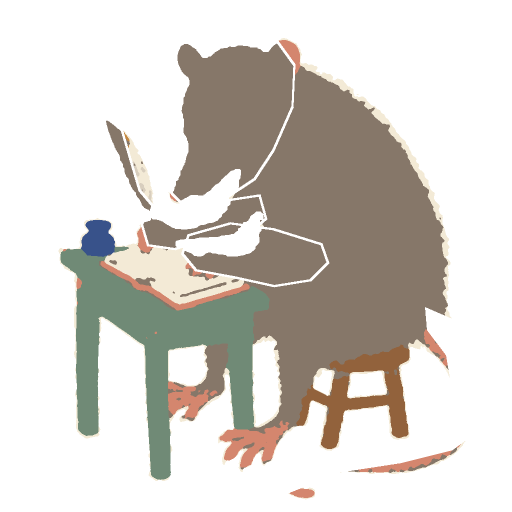
#> input picture tools/art-src/layers-possum-calm/paint-static.png, 1024 x 1024 px (shown at 1/2 size)
$ python make_snout.py
#> lines starting #> are read from the running program, lines starting #| are printed output that depends on the picture; after the words box and inside, x2 and y2 are one past the last pixel; in counts of white or black regions, pixels touching at a corner belong together
"""Cut the possum's snout out as its own layer, so it can sit over the planner page.

    python3 tools/art-src/make_snout.py

On the planner the possum peers over the top edge of the page: its head is
behind the page, and this snout layer goes in front of it, lined up exactly
(same 1024 x 1024 viewBox as possum-writing.svg). So the page edge crosses the
face below the eyes and the snout and grin lie over the paper.

The snout is the cream face, nose and teeth below the eyes, grown out to take
in its ink outline. Above SNOUT_TOP it is cut straight; that part sits behind
nothing (it is above the page edge), so the cut never shows. A thin ink line is
drawn round the rest, where the snout meets the hidden cheek fur.
Writes assets/art/possum-snout.svg.
"""
import re
from pathlib import Path

import numpy as np
from PIL import Image, ImageDraw
from scipy import ndimage
from skimage import measure

HERE = Path(__file__).parent
ROOT = HERE.parents[1]
LAYERS = HERE / 'layers-possum-calm'
SNOUT_TOP = 282       # straight cut, a little above where the page edge crosses
LINE_FROM = 300       # draw the outline only below the page edge
SEED = (380, 320)     # a point on the snout (x, y)

paint = np.asarray(Image.open(LAYERS / 'paint-static.png').convert('RGB')).copy()
#> paint is the input picture: shape (1024, 1024, 3); mean R, G, B 213.2, 208.8, 202.7
for name in ['tail', 'head', 'writing-arm', 'resting-arm']:
    part = np.asarray(Image.open(LAYERS / f'paint-{name}.png').convert('RGB'))
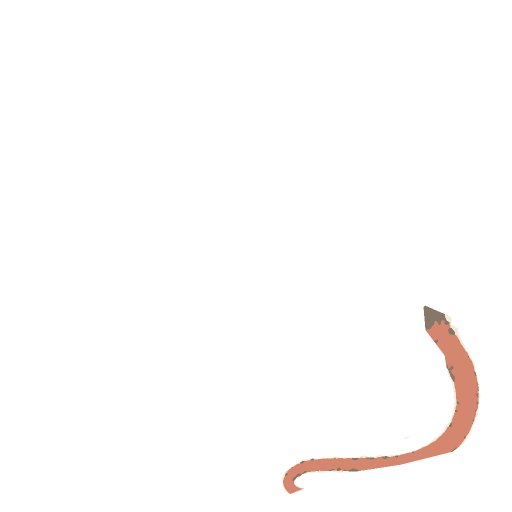
#> input picture tools/art-src/layers-possum-calm/paint-tail.png, 1024 x 1024 px (shown at 1/2 size)
#> part is the input picture: shape (1024, 1024, 3); mean R, G, B 253.9, 252.4, 251.9
    on = (part != 255).any(-1)
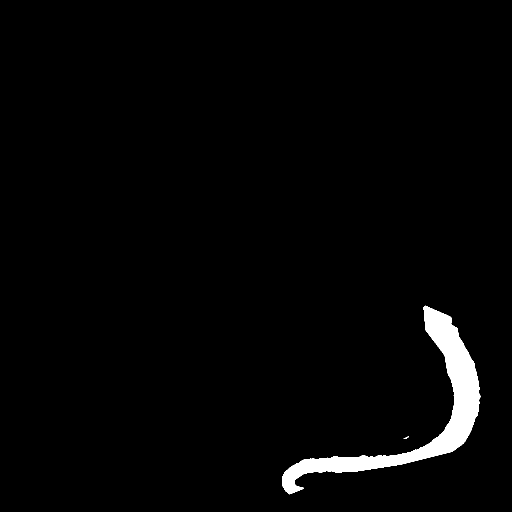
#> on: shape (1024, 1024) bool (shown at 1/2 size); 2.3% white; 2 white regions, box (x1, y1, x2, y2) and area: (564, 611, 961, 989) 24013, (807, 872, 818, 878) 22
    paint[on] = part[on]
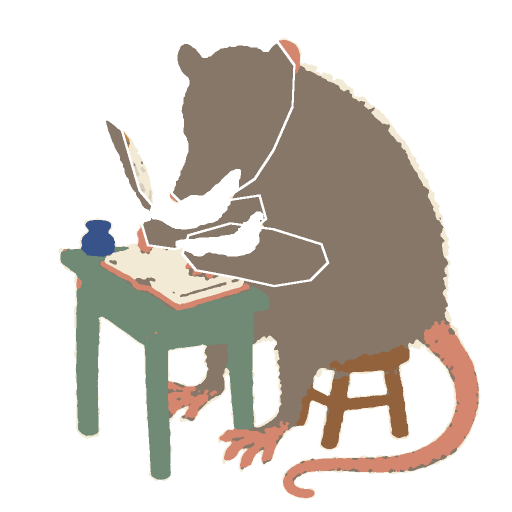
#> paint: shape (1024, 1024, 3) (shown at 1/2 size); 2.16% of pixels changed, all inside (x1, y1, x2, y2) = (564, 614, 961, 987)
#> pass 2 of the loop `for name in ['tail', 'head', 'writing-arm', 'resting-arm']:`:
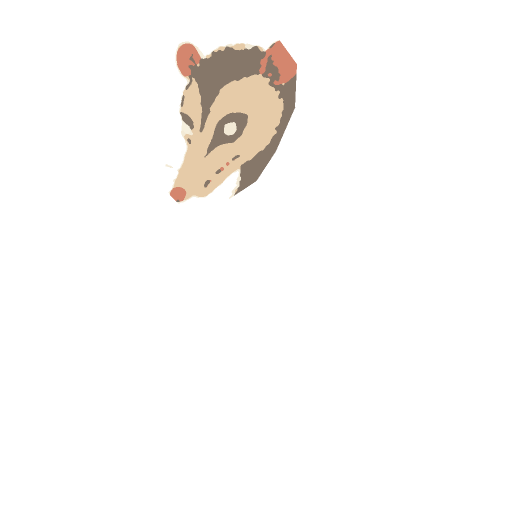
#> input picture tools/art-src/layers-possum-calm/paint-head.png, 1024 x 1024 px (shown at 1/2 size)
#> part is the input picture: shape (1024, 1024, 3); mean R, G, B 251.5, 249.9, 248.5
#> `on = (part != 255).any(-1)`:
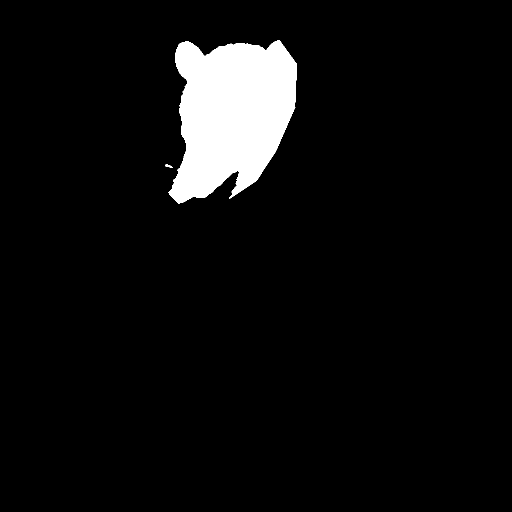
#> on: shape (1024, 1024) bool (shown at 1/2 size); 5.7% white; 2 white regions, box (x1, y1, x2, y2) and area: (337, 80, 594, 407) 59992, (331, 328, 346, 336) 55
#> `paint[on] = part[on]`:
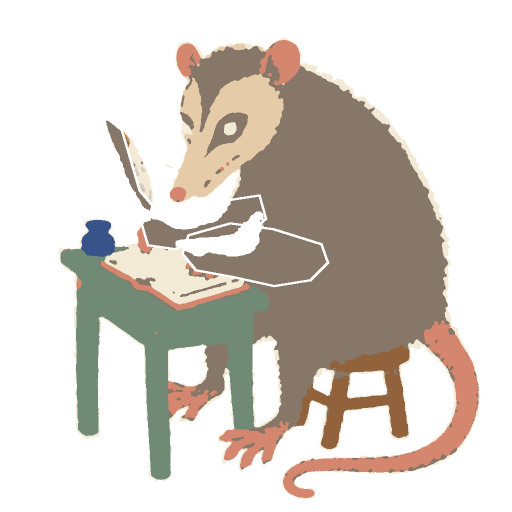
#> paint: shape (1024, 1024, 3) (shown at 1/2 size); 3.77% of pixels changed, all inside (x1, y1, x2, y2) = (331, 81, 591, 407)
#> (the run stopped early here; a loop or call above may not have finished)
